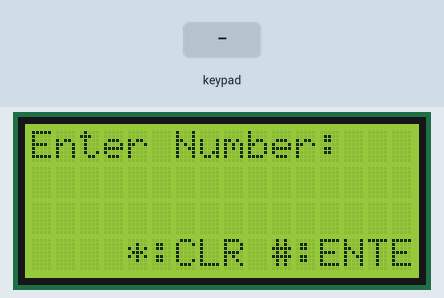
A sketch run on a simulated ESP32. On the bench: 16×4 character LCD. Inputs (shaded band) come from the test bench. Storage starts empty; what the sketch prints to the serial monitor is not drawn.

Above: at 3.3 s.
3.4 s: keypad keys 3 2 3 3 2 5 2 6 A pressed 0.4 s apart
At 7.5 s:
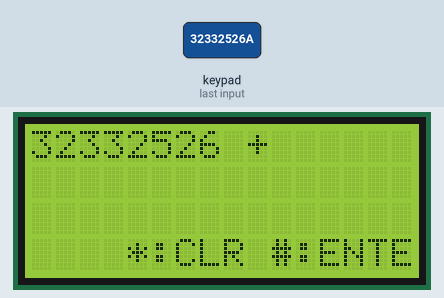
8.5 s: key 'B' pressed
10.0 s: key 'C' pressed
11.5 s: keypad keys 3 2 3 3 2 5 2 6 # pressed 0.4 s apart
At 15.2 s:
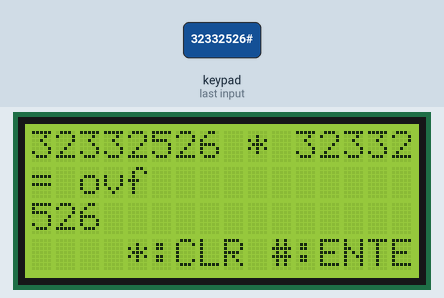
16.6 s: keypad keys 3 2 3 3 2 5 2 6 D pressed 0.4 s apart
At 16.83 s:
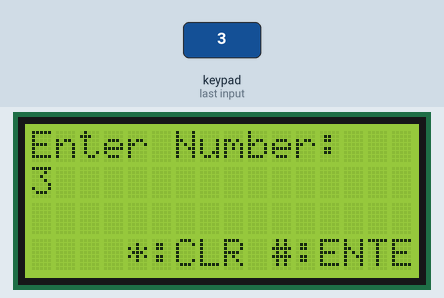
21.7 s: key '#' pressed
At 22.2 s:
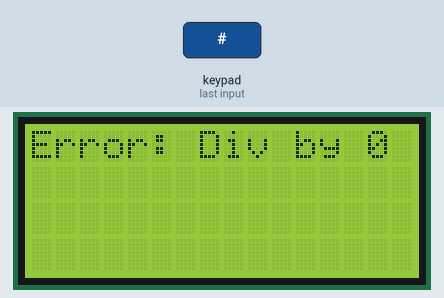
Timing chart, 0 to 24.7 s (numbered marks = the images above; inputs shaded):
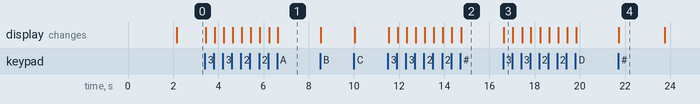

Measured:
- after the input at 3.4 s, the display: first changes at once (image 1 shows a later state)
- after the input at 11.5 s, the display: first changes at once (image 2 shows a later state)
- after the input at 16.6 s, the display: changes at once (image 3)
- after the input at 21.7 s, the display: changes at once (image 4)
- what the display in image 4 shows lasts 2.1 s, from 21.7 s to 23.8 s

The sketch:

smart_calculator.ino
```cpp
#include <Wire.h>
#include <LiquidCrystal_I2C.h>
#include <Keypad.h>
#include <SPIFFS.h>
#include <ArduinoJson.h>

// LCD Configuration
const int LCD_COLS = 16;
const int LCD_ROWS = 4;
const int LCD_ADDRESS = 0x27;
LiquidCrystal_I2C lcd(LCD_ADDRESS, LCD_COLS, LCD_ROWS);

// Keypad Configuration
const byte ROWS = 4;
const byte COLS = 4;
char keys[ROWS][COLS] = {
  {'1','2','3','A'},  // A: Add
  {'4','5','6','B'},  // B: Subtract
  {'7','8','9','C'},  // C: Multiply
  {'*','0','#','D'}   // D: Divide, *: Clear, #: Enter
};
byte rowPins[ROWS] = {32, 33, 25, 26};
byte colPins[COLS] = {27, 14, 12, 13};
Keypad keypad = Keypad(makeKeymap(keys), rowPins, colPins, ROWS, COLS);

// Calculator states
enum CalcState {
  INPUT_FIRST,
  INPUT_SECOND,
  SHOW_RESULT,
  MENU
};

// Menu items
enum MenuItem {
  CALCULATOR,
  TRANSACTION_LOG,
  INVENTORY,
  SETTINGS
};

// Global variables
CalcState currentState = INPUT_FIRST;
MenuItem currentMenu = CALCULATOR;
String firstNumber = "";
String secondNumber = "";
char operation = 0;
float result = 0;
String lastTransaction = "";

// Custom characters
byte arrowRight[8] = {
  0b00000,
  0b00100,
  0b00110,
  0b11111,
  0b00110,
  0b00100,
  0b00000,
  0b00000
};

// Function prototypes
void handleNumber(char key);
void handleOperation(char key);
void calculateResult();
void updateDisplay();
void handleMenu();
void saveTransaction();
void clearCalculator();

void setup() {
  Serial.begin(115200);

  // Initialize LCD
  Wire.begin();
  lcd.init();
  lcd.backlight();
  lcd.createChar(0, arrowRight);

  // Initialize SPIFFS for storage
  if(!SPIFFS.begin(true)) {
    Serial.println("SPIFFS Mount Failed");
    return;
  }

  // Show welcome message
  lcd.clear();
  lcd.setCursor(0, 0);
  lcd.print("Smart Calculator");
  lcd.setCursor(0, 1);
  lcd.print("Version 1.0");
  delay(2000);

  updateDisplay();
}

void loop() {
  char key = keypad.getKey();

  if (key) {
    Serial.print("Key pressed: ");
    Serial.println(key);

    switch(currentState) {
      case MENU:
        handleMenu();
        break;

      case INPUT_FIRST:
      case INPUT_SECOND:
        if (isdigit(key)) {
          handleNumber(key);
        } else if (key == '*') {
          clearCalculator();
        } else if (key == '#') {
          if (currentState == INPUT_SECOND) {
            calculateResult();
          }
        } else {
          handleOperation(key);
        }
        break;

      case SHOW_RESULT:
        if (key == '*') {
          clearCalculator();
        } else if (isdigit(key)) {
          clearCalculator();
          handleNumber(key);
        }
        break;
    }

    updateDisplay();
  }
}

void handleNumber(char key) {
  if (currentState == INPUT_FIRST) {
    if (firstNumber.length() < 10) {
      firstNumber += key;
    }
  } else if (currentState == INPUT_SECOND) {
    if (secondNumber.length() < 10) {
      secondNumber += key;
    }
  }
}

void handleOperation(char key) {
  if (firstNumber.length() > 0) {
    operation = key;
    currentState = INPUT_SECOND;
  }
}

void calculateResult() {
  float num1 = firstNumber.toFloat();
  float num2 = secondNumber.toFloat();

  switch(operation) {
    case 'A': // Add
      result = num1 + num2;
      break;
    case 'B': // Subtract
      result = num1 - num2;
      break;
    case 'C': // Multiply
      result = num1 * num2;
      break;
    case 'D': // Divide
      if (num2 != 0) {
        result = num1 / num2;
      } else {
        lcd.clear();
        lcd.print("Error: Div by 0");
        delay(2000);
        clearCalculator();
        return;
      }
      break;
  }

  currentState = SHOW_RESULT;
  saveTransaction();
}

void updateDisplay() {
  lcd.clear();

  switch(currentState) {
    case MENU:
      lcd.setCursor(0, 0);
      lcd.print("MENU");
      // Add menu display code
      break;

    case INPUT_FIRST:
      lcd.setCursor(0, 0);
      lcd.print("Enter Number:");
      lcd.setCursor(0, 1);
      lcd.print(firstNumber);
      break;

    case INPUT_SECOND:
      lcd.setCursor(0, 0);
      lcd.print(firstNumber);
      lcd.print(" ");
      switch(operation) {
        case 'A': lcd.print("+"); break;
        case 'B': lcd.print("-"); break;
        case 'C': lcd.print("*"); break;
        case 'D': lcd.print("/"); break;
      }
      lcd.setCursor(0, 1);
      lcd.print(secondNumber);
      break;

    case SHOW_RESULT:
      lcd.setCursor(0, 0);
      lcd.print(firstNumber);
      lcd.print(" ");
      switch(operation) {
        case 'A': lcd.print("+"); break;
        case 'B': lcd.print("-"); break;
        case 'C': lcd.print("*"); break;
        case 'D': lcd.print("/"); break;
      }
      lcd.print(" ");
      lcd.print(secondNumber);
      lcd.setCursor(0, 1);
      lcd.print("= ");
      lcd.print(result);
      break;
  }

  // Show help on bottom line
  lcd.setCursor(0, 3);
  lcd.print("*:CLR #:ENTER");
}

void saveTransaction() {
  lastTransaction = firstNumber + operation + secondNumber + "=" + String(result);
  // TODO: Implement SPIFFS saving
}

void clearCalculator() {
  firstNumber = "";
  secondNumber = "";
  operation = 0;
  result = 0;
  currentState = INPUT_FIRST;
}

void handleMenu() {
  // TODO: Implement menu handling
} 
```
